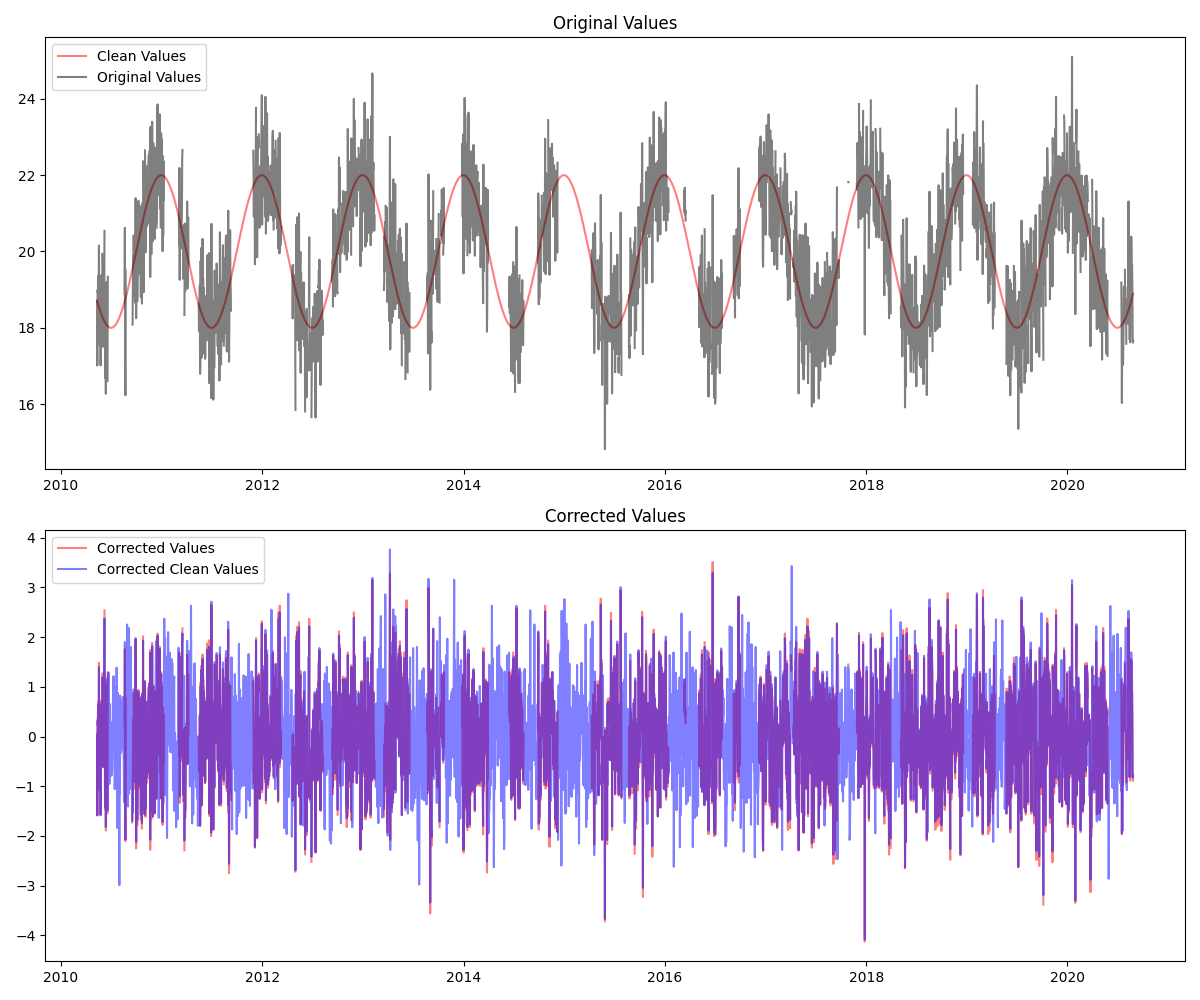

This chart was generated by the following Python code:
import numpy as np
import pandas as pd
import matplotlib.pyplot as plt

def remove_seasonal_effects(datetimes, values):
    datetimes = pd.to_datetime(datetimes)
    month_nums = datetimes.month
    medians = np.full(12, np.nan)
    mads = np.full(12, np.nan)

    for m in range(1, 13):
        mask = (month_nums == m)
        if not np.any(mask):
            continue
        v = values[mask]
        med = np.nanmedian(v)
        medians[m - 1] = med
        mads[m - 1] = np.nanmedian(np.abs(v - med)) * 1.4826

    # Vectorized z-score calculation
    m = month_nums - 1
    monthly_anomalies = (values - medians[m]) / (mads[m] + 1e-9)
    return monthly_anomalies

datetimes = pd.date_range("2010-05-12", "2020-08-27", freq="D")
values_raw = 20 + np.cos(2 * np.pi * (datetimes.dayofyear.values / 365.25)) * 2
values_clean = values_raw + np.random.normal(0, 1, len(datetimes))

# add individual missing readings
values = values_clean.copy()
gap_inds = np.random.choice(len(values), size=len(datetimes)//10, replace=False)
values[gap_inds] = np.nan

# add random longer gaps
gap_inds = np.random.choice(len(values), size=len(datetimes)//100, replace=False)
for i in gap_inds:
    s = np.random.randint(16, 60)
    values[i:i+s] = np.nan

corrected_values = remove_seasonal_effects(datetimes, values)
corrected_clean_values = remove_seasonal_effects(datetimes, values_clean)

fig, axes = plt.subplots(2, 1, figsize=(12, 10))
axes[0].plot(datetimes, values_raw, 'r', label='Clean Values', alpha=0.5)
axes[0].plot(datetimes, values, 'k', label='Original Values', alpha=0.5)
axes[0].set_title('Original Values')
axes[0].legend()

axes[1].plot(datetimes, corrected_values, 'r', label='Corrected Values', alpha=0.5)
axes[1].plot(datetimes, corrected_clean_values, 'b', label='Corrected Clean Values', alpha=0.5)
axes[1].set_title('Corrected Values')
axes[1].legend()

plt.tight_layout()
plt.savefig('testing.png')